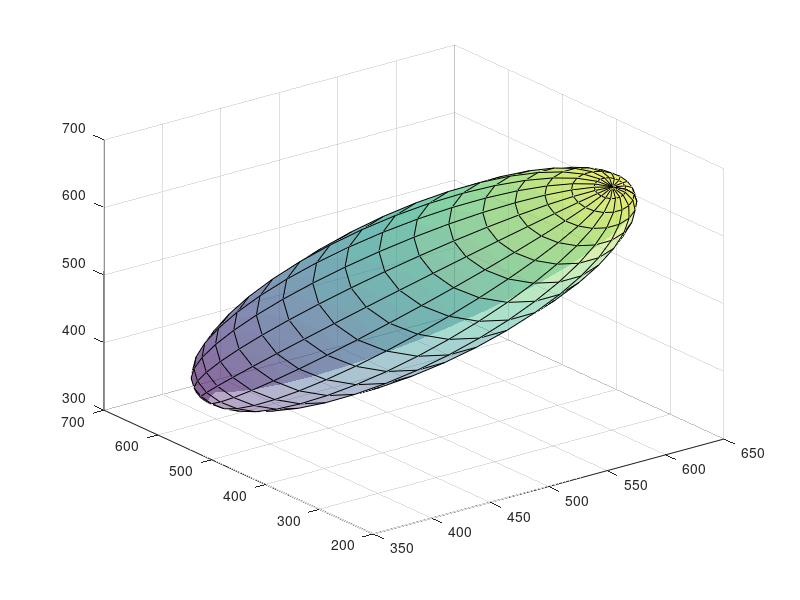

MATLAB code for this plot: (Note: this script raises an error after producing the figure.)
% script to show the qudrotor moving toward a tilted ellipsoid
% the GCCD-PT can return the collision-free intervals (presented in Fig.1(b)) 
%
% Reference paper:
%      Zhang, Z., et al. (2022). "A Generalized Continuous Collision Detection Framework of 
%      Polynomial Trajectory for Mobile Robots in Cluttered Environments." 2022 IEEE Robotics
%      and Automation Letters. (DOI: 10.1109/LRA.2022.3191934)
%
% Auther: @Benji Z. Zhang (zzqing@connect.hku.hk)
% Date: 2022/07

clc; clear; close all;

%% root path
file = mfilename('fullpath');
[filepath,name,ext] = fileparts(file);
root_path = [filepath '\..'];
cd(root_path)

%% generate & plot the tilted ellipsoid
area = [3 6.5 2.5 7 2.8 7.2]*100;
degX = 40; %(degree)
degY = 30; %(degree)

% rotation matrix
Rx = rotx(degX);
Ry = roty(degY);
R = Ry*Rx;

% normal ellipsoid
xc = 5*100;
yc = 4.5*100;
zc = 5*100;
xr = 5*0.2*100;
yr = 5*0.2*100;
zr = 5*0.5*100;
A = [1/xr^2 0 0;
     0 1/yr^2 0;
     0 0 1/zr^2];
% generate normal ellipsoid
[X,Y,Z] = ellipsoid(xc,yc,zc,xr,yr,zr);

% tilted ellipsoid
sEllip = surf(X,Y,Z,'FaceAlpha',0.4,'EdgeColor','k');
directionX = [1 0 0]; % [NOTE] rotate in the local frame!!
rotate(sEllip,directionX,degX)
directionY = [0 1 0]; % [NOTE] rotate in the local frame!!
rotate(sEllip,directionY,degY)
% plot the shadow
hold on
surf(sEllip.XData,sEllip.YData,area(5)*ones(size(sEllip.YData)),'FaceColor',[0.85 0.85 0.85],'EdgeColor','none');
% fig config
view([-77 15])
axis equal
xlabel('x (cm)','FontWeight','bold')
ylabel('y (cm)','FontWeight','bold')
zlabel('z (cm)','FontWeight','bold')
axis(area)
hold on
grid on
box on
ax1=gca;
set(gca,'position',[0.08,0.03,0.9,0.97])
set(gcf,'position',[100,100,810,810])

%% transfer from {O} to {\tilde{O}}
% The inverse of a rotation matrix is its transpose, which is also a rotation matrix
A_bar = R*A*R'; % This is A in eq.(16)

% diagonal matrix Q of eigenvalues
% matrix Lambda whose columns are the corresponding right eigenvectors
% A_bar*Q = Q*Lambda.
[Q,Lambda] = eig(A_bar); % Ref: eq.(17)

%% generate the minimum snap trajectories
% start & end positions
waypts = [300, 300, 300;
         600, 650, 700];   
n_order = 7; % 8 control points / 7-th degree of polynomial traj.
n_seg =1;    % one traj. includes n_seg-piece polynomial segments

% specify the duration (s) for each segment
ts = zeros(n_seg, 1);
for i = 1:n_seg
    ts(i,1) = 3; % unit: sec
end

% generate a set of traj. accroding to different start velocities
num_traj = 7; 
deltaAngle = deg2rad(90/(num_traj-1));
for trajId = 1: num_traj
    % start & end conditions of velocity
    iniVx = 320*cos(deltaAngle*(trajId-1));
    iniVy = 320*sin(deltaAngle*(trajId-1));
    vBound = [iniVx iniVy 200;
              0 0 0];
    % start & end conditions of acceleration
    aBound = [0 0 0;
              0 0 0];
    % maximum vel & acc
    v_max = 400;
    a_max = 400;
    
    % coordinates of control points of the resulting minimum sanp Bezier traj.
    ctlPt_x = MinimumSnapBezierSolver(1, waypts(:, 1), vBound(:, 1), aBound(:, 1), ts, n_seg, n_order, v_max, a_max);
    ctlPt_y = MinimumSnapBezierSolver(2, waypts(:, 2), vBound(:, 2), aBound(:, 2), ts, n_seg, n_order, v_max, a_max);
    ctlPt_z = MinimumSnapBezierSolver(3, waypts(:, 3), vBound(:, 3), aBound(:, 3), ts, n_seg, n_order, v_max, a_max);
    
    if isempty(ctlPt_x) || isempty(ctlPt_y) || isempty(ctlPt_z)
        error('No Optimal Control Pts.')
    end
    ctlPt_x_temp = ctlPt_x;
    ctlPt_y_temp = ctlPt_y;
    ctlPt_z_temp = ctlPt_z;
    controlPts = ts(1)*[ctlPt_x_temp ctlPt_y_temp ctlPt_z_temp];
    % generate bezier polynomial eq. from control pts. (w.r.t. normalized para. s)
    [pnx, pny, pnz] = generateBezierCurve3dGeneral(controlPts);
    % convert bezier polynomial eq. from s \in [0,1] to time t \in [0,ts(1)]
    trajXALL{trajId} = SubPoly([1/ts(1) 0], pnx);
    trajYALL{trajId} = SubPoly([1/ts(1) 0], pny);
    trajZALL{trajId} = SubPoly([1/ts(1) 0], pnz);
    
    % cancel comments to plot the path 
% %     pnxyz{1}=trajXALL{trajId};
% %     pnxyz{2}=trajYALL{trajId};
% %     pnxyz{3}=trajZALL{trajId};
% %     plotB3dTime3(ax1,pnxyz,[],[0,ts(1)],'c')
% %     hold on
end
trajALL = {trajXALL,trajYALL,trajZALL};


%% -------- following is the key of this paper ---------
g = 9.80665*100; % cm/s^2
% geometry of the quadrotor (in the local frame {0} in Fig. 3(a))
robpts_temp = [1 1; -1 1; -1 -1; 1 -1; 1 1; -1 1; -1 -1; 1 -1;]*0.3;
robpts = [robpts_temp [0.1*ones(4,1); -0.1*ones(4,1)]]*100;
% start points of edge
Er_s = robpts([end 1:(end-1)],:);
% end points of edge
Er_e = robpts;
% start & end pts of all edges
Eedge_i = [Er_s Er_e];

for trajId = 1
    % time interval of the traj.
    tm_via = [0 ts(1)];
    % polynomial equations for x,y,z of the trajId-th trajctory (Ref: eq.(13))
    path = getTrajXYZ3d(trajALL, trajId);
    % Psi = 0, so its polynomial equation (a.k.a. pn) is given as 0.
    pnpsi = 0;
    % estimate the sin() & cos() by polynomial equations (Ref: eq.(14))
    [pnSinPhi, pnCosPhi, maxErrPhi] = fitSinCosPhi(path{1},path{2},path{3},pnpsi,tm_via,g);
    [pnSinTheta, pnCosTheta, maxErrTheta] = fitSinCosTheta(path{1},path{2},path{3},pnpsi,tm_via,g);
    
    % traj. info (w.r.t. time t)
    path{4} = pnSinPhi;
    path{5} = pnCosPhi;
    path{6} = pnSinTheta;
    path{7} = pnCosTheta;
    path{8} = 0; % Psi = 0, so sin(Psi) = 0
    path{9} = 1; % Psi = 0, so cos(Psi) = 1
    
    ellip{1}=Lambda; % Lambda in eq.(17)
    ellip{2}=Q;      % Q in eq.(17)
    ellip{3}=[xc,yc,zc]; % c in eq.(16),(17)

    % -------- GCCD-PT --------
    % cal. collision FREE intervals for the quadrotor and the ellipsoid
    intvCF = calCFIntvSegEllip(Eedge_i,path,tm_via,ellip)
    % -------- GCCD-PT --------

    pnxyz{1}=trajXALL{trajId};
    pnxyz{2}=trajYALL{trajId};
    pnxyz{3}=trajZALL{trajId};
    if size(intvCF,1) == 2
        % plot start & end pos of collision
        plotCur6DofUAVFillBox3d(ax1,robpts,path,intvCF(1,2))
        plotCur6DofUAVFillBox3d(ax1,robpts,path,intvCF(2,1))
        % plot collision intervals & no collision intervals       
        plotB3dTime3(ax1,pnxyz,[],[intvCF(1,2),intvCF(2,1)],'r')
        plotB3dTime3(ax1,pnxyz,[],[0,intvCF(1,2)],'c')
        plotB3dTime3(ax1,pnxyz,[],[intvCF(2,1),tm_via(2)],'c')
    else
        plotB3dTime3(ax1,pnxyz,[],[tm_via(1),tm_via(2)],'c')
    end

    % plot goal
    plot3(ax1,waypts(2,1),waypts(2,2),waypts(2,3),'*k')
    % plot collision info
    view([-64 15])    
    txt1 = ['t_1 = ' num2str(round(intvCF(1,2),2)) ' s'];
    text(500, 350, 400,txt1,'FontSize',25)
    txt2 = ['t_2 = ' num2str(round(intvCF(2,1),2)) ' s'];
    text(400, 570, 620,txt2,'FontSize',25)
end

%% add trajectory id
text(600,550,650,'T1','FontSize',20)
% add 'Goal'
text(waypts(2,1),waypts(2,2),waypts(2,3)+20,'Goal','FontSize',20)
% add legend
w = [1 1 1; 1 2 1];
p1 = plot3(ax1,w(:,1),w(:,2),w(:,3),'c','LineWidth',1.2);
w = [2 1 1; 2 2 1];
p2 = plot3(ax1,w(:,1),w(:,2),w(:,3),'r','LineWidth',1.2);
legend([p1 p2],{'collision-free','collision'},'Location','best','FontSize',20)

%% animation for a path
%%% Note: Do NOT close/maximize/minimize the window, where the animation is playing
isAnimate = 1;
if isAnimate == 1
    figure
    ax2 = gca;
    cf = gcf;
    set(ax2,'position',[0.08,0.03,0.82,0.95])
    set(cf,'position',[920,100,910,810])
    trajId = 1;
    g = 9.80665*100; % cm
    % specify the video name
    videoname = ['T' num2str(trajId) '_10fps'];

    obsInfo.XData = sEllip.XData;
    obsInfo.YData = sEllip.YData;
    obsInfo.ZData = sEllip.ZData;
    animationUAVEllip(ax2,cf,robpts,trajALL,trajId,obsInfo,tm_via,g,[260 area(2:end)],videoname,intvCF)
end

